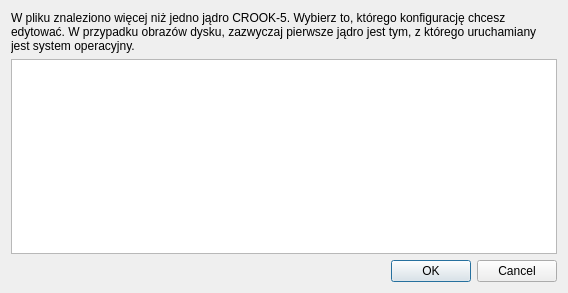
<?xml version="1.0" encoding="UTF-8"?>
<ui version="4.0">
 <class>KernelSelect</class>
 <widget class="QDialog" name="KernelSelect">
  <property name="geometry">
   <rect>
    <x>0</x>
    <y>0</y>
    <width>568</width>
    <height>293</height>
   </rect>
  </property>
  <property name="windowTitle">
   <string>Wybierz jądro systemu</string>
  </property>
  <layout class="QVBoxLayout" name="verticalLayout">
   <item>
    <widget class="QLabel" name="label">
     <property name="text">
      <string>W pliku znaleziono więcej niż jedno jądro CROOK-5. Wybierz to, którego konfigurację chcesz edytować. W przypadku obrazów dysku, zazwyczaj pierwsze jądro jest tym, z którego uruchamiany jest system operacyjny.</string>
     </property>
     <property name="wordWrap">
      <bool>true</bool>
     </property>
    </widget>
   </item>
   <item>
    <widget class="QListWidget" name="list"/>
   </item>
   <item>
    <widget class="QDialogButtonBox" name="buttonBox">
     <property name="orientation">
      <enum>Qt::Horizontal</enum>
     </property>
     <property name="standardButtons">
      <set>QDialogButtonBox::Cancel|QDialogButtonBox::Ok</set>
     </property>
    </widget>
   </item>
  </layout>
 </widget>
 <resources/>
 <connections>
  <connection>
   <sender>buttonBox</sender>
   <signal>accepted()</signal>
   <receiver>KernelSelect</receiver>
   <slot>accept()</slot>
   <hints>
    <hint type="sourcelabel">
     <x>248</x>
     <y>254</y>
    </hint>
    <hint type="destinationlabel">
     <x>157</x>
     <y>274</y>
    </hint>
   </hints>
  </connection>
  <connection>
   <sender>buttonBox</sender>
   <signal>rejected()</signal>
   <receiver>KernelSelect</receiver>
   <slot>reject()</slot>
   <hints>
    <hint type="sourcelabel">
     <x>316</x>
     <y>260</y>
    </hint>
    <hint type="destinationlabel">
     <x>286</x>
     <y>274</y>
    </hint>
   </hints>
  </connection>
 </connections>
</ui>
